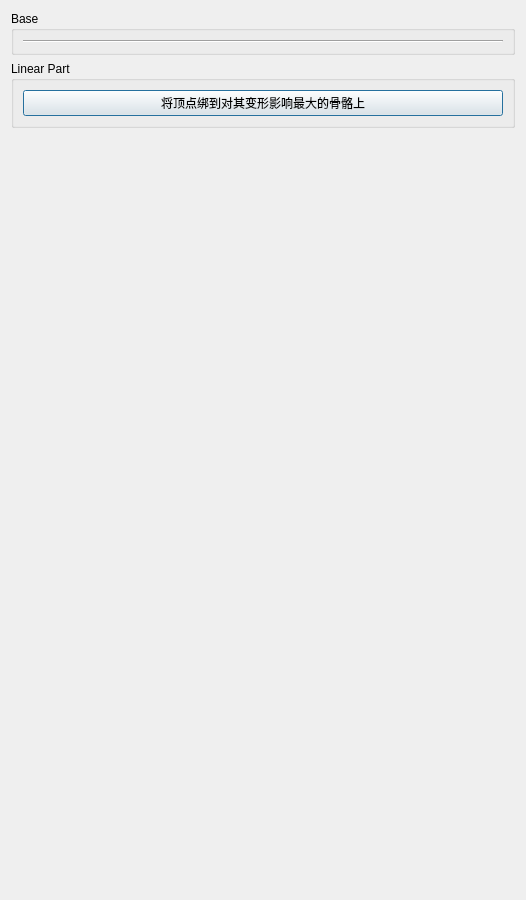
<?xml version="1.0" encoding="UTF-8"?>
<ui version="4.0">
 <class>noraFDDAWidget</class>
 <widget class="QDialog" name="noraFDDAWidget">
  <property name="geometry">
   <rect>
    <x>0</x>
    <y>0</y>
    <width>526</width>
    <height>900</height>
   </rect>
  </property>
  <property name="windowTitle">
   <string>Dialog</string>
  </property>
  <property name="styleSheet">
   <string notr="true"/>
  </property>
  <layout class="QVBoxLayout" name="verticalLayout_3">
   <item>
    <widget class="QGroupBox" name="baseGroupBox">
     <property name="title">
      <string>Base</string>
     </property>
     <layout class="QVBoxLayout" name="verticalLayout">
      <item>
       <layout class="QVBoxLayout" name="mdagSelectLayout"/>
      </item>
      <item>
       <widget class="Line" name="line">
        <property name="sizePolicy">
         <sizepolicy hsizetype="Expanding" vsizetype="Fixed">
          <horstretch>0</horstretch>
          <verstretch>0</verstretch>
         </sizepolicy>
        </property>
        <property name="orientation">
         <enum>Qt::Horizontal</enum>
        </property>
       </widget>
      </item>
      <item>
       <layout class="QVBoxLayout" name="mdagSelectLayout2"/>
      </item>
     </layout>
    </widget>
   </item>
   <item>
    <widget class="QGroupBox" name="groupBox">
     <property name="styleSheet">
      <string notr="true"/>
     </property>
     <property name="title">
      <string>Linear Part</string>
     </property>
     <layout class="QVBoxLayout" name="verticalLayout_2">
      <item>
       <widget class="QPushButton" name="bindVertexToJoint">
        <property name="minimumSize">
         <size>
          <width>0</width>
          <height>0</height>
         </size>
        </property>
        <property name="text">
         <string>将顶点绑到对其变形影响最大的骨骼上</string>
        </property>
       </widget>
      </item>
     </layout>
    </widget>
   </item>
   <item>
    <spacer name="verticalSpacer">
     <property name="orientation">
      <enum>Qt::Vertical</enum>
     </property>
     <property name="sizeHint" stdset="0">
      <size>
       <width>20</width>
       <height>326</height>
      </size>
     </property>
    </spacer>
   </item>
  </layout>
 </widget>
 <resources/>
 <connections/>
</ui>
